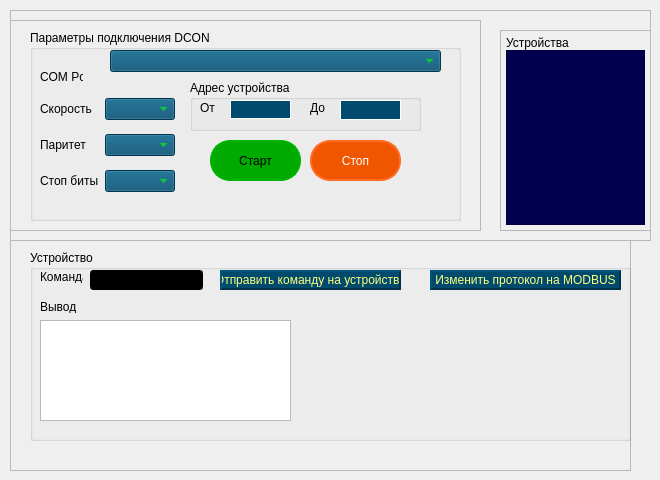
      <widget class="QWidget" name="tab_dcon_scan">
       <attribute name="title">
        <string>DCON Scan</string>
       </attribute>
       <widget class="QFrame" name="frame">
        <property name="geometry">
         <rect>
          <x>10</x>
          <y>240</y>
          <width>621</width>
          <height>231</height>
         </rect>
        </property>
        <property name="frameShape">
         <enum>QFrame::StyledPanel</enum>
        </property>
        <property name="frameShadow">
         <enum>QFrame::Raised</enum>
        </property>
        <widget class="QGroupBox" name="groupBox_device_dcon">
         <property name="geometry">
          <rect>
           <x>20</x>
           <y>10</y>
           <width>601</width>
           <height>191</height>
          </rect>
         </property>
         <property name="title">
          <string>Устройство</string>
         </property>
         <widget class="QLabel" name="label_command_dcon">
          <property name="geometry">
           <rect>
            <x>10</x>
            <y>20</y>
            <width>43</width>
            <height>13</height>
           </rect>
          </property>
          <property name="text">
           <string>Команда</string>
          </property>
         </widget>
         <widget class="QLineEdit" name="lineEdit_command_dcon">
          <property name="geometry">
           <rect>
            <x>60</x>
            <y>20</y>
            <width>113</width>
            <height>20</height>
           </rect>
          </property>
          <property name="contextMenuPolicy">
           <enum>Qt::NoContextMenu</enum>
          </property>
          <property name="styleSheet">
           <string notr="true">color: rgb(0, 255, 0);
background-color: rgb(0, 0, 0);
font: 10pt &quot;Terminal&quot;;</string>
          </property>
         </widget>
         <widget class="QPushButton" name="btn_send_command_dcon">
          <property name="geometry">
           <rect>
            <x>190</x>
            <y>20</y>
            <width>181</width>
            <height>20</height>
           </rect>
          </property>
          <property name="styleSheet">
           <string notr="true">QPushButton {
	background-color: rgb(0, 74, 109);
	color: rgb(255, 255, 127);
	border: none;
	border-left: 2px solid rgb(0, 83, 122);
	border-top: 2px solid rgb(0, 83, 122);
	border-right: 2px solid rgb(0, 50, 74);	
	border-bottom: 2px solid rgb(0, 50, 74);
}

QPushButton:hover {
	background-color: rgb(0, 74, 109);
	color:rgb(0, 255, 0);
}

QPushButton:pressed {
	background-color: rgb(0, 74, 109);
	color: rgb(0, 255, 0);
	border-left: 2px solid rgb(0, 64, 94);
	border-top: 2px solid rgb(0, 64, 94);
	border-right: 2px solid rgb(0, 83, 122);	
	border-bottom: 2px solid rgb(0, 83, 122);
}</string>
          </property>
          <property name="text">
           <string>Отправить команду на устройство</string>
          </property>
         </widget>
         <widget class="QPushButton" name="btn_change_protocol_dcon">
          <property name="geometry">
           <rect>
            <x>400</x>
            <y>20</y>
            <width>191</width>
            <height>20</height>
           </rect>
          </property>
          <property name="styleSheet">
           <string notr="true">QPushButton {
	background-color: rgb(0, 74, 109);
	color: rgb(255, 255, 127);
	border: none;
	border-left: 2px solid rgb(0, 83, 122);
	border-top: 2px solid rgb(0, 83, 122);
	border-right: 2px solid rgb(0, 50, 74);	
	border-bottom: 2px solid rgb(0, 50, 74);
}

QPushButton:hover {
	background-color: rgb(0, 74, 109);
	color:rgb(0, 255, 0);
}

QPushButton:pressed {
	background-color: rgb(0, 74, 109);
	color: rgb(0, 255, 0);
	border-left: 2px solid rgb(0, 64, 94);
	border-top: 2px solid rgb(0, 64, 94);
	border-right: 2px solid rgb(0, 83, 122);	
	border-bottom: 2px solid rgb(0, 83, 122);
}</string>
          </property>
          <property name="text">
           <string>Изменить протокол на MODBUS</string>
          </property>
         </widget>
         <widget class="QTableWidget" name="table_info_dev_dcon">
          <property name="geometry">
           <rect>
            <x>10</x>
            <y>70</y>
            <width>251</width>
            <height>101</height>
           </rect>
          </property>
          <property name="contextMenuPolicy">
           <enum>Qt::NoContextMenu</enum>
          </property>
         </widget>
         <widget class="QLabel" name="label_info_dcon">
          <property name="geometry">
           <rect>
            <x>10</x>
            <y>50</y>
            <width>43</width>
            <height>13</height>
           </rect>
          </property>
          <property name="text">
           <string>Вывод</string>
          </property>
         </widget>
        </widget>
       </widget>
       <widget class="QFrame" name="frame_3">
        <property name="geometry">
         <rect>
          <x>10</x>
          <y>10</y>
          <width>641</width>
          <height>231</height>
         </rect>
        </property>
        <property name="frameShape">
         <enum>QFrame::StyledPanel</enum>
        </property>
        <property name="frameShadow">
         <enum>QFrame::Raised</enum>
        </property>
        <widget class="QFrame" name="frame_2">
         <property name="geometry">
          <rect>
           <x>490</x>
           <y>20</y>
           <width>151</width>
           <height>201</height>
          </rect>
         </property>
         <property name="frameShape">
          <enum>QFrame::StyledPanel</enum>
         </property>
         <property name="frameShadow">
          <enum>QFrame::Raised</enum>
         </property>
         <layout class="QVBoxLayout" name="verticalLayout" stretch="0,0">
          <property name="spacing">
           <number>0</number>
          </property>
          <property name="leftMargin">
           <number>5</number>
          </property>
          <property name="topMargin">
           <number>5</number>
          </property>
          <property name="rightMargin">
           <number>5</number>
          </property>
          <property name="bottomMargin">
           <number>5</number>
          </property>
          <item>
           <widget class="QLabel" name="label_devices_dcon">
            <property name="text">
             <string>Устройства</string>
            </property>
           </widget>
          </item>
          <item>
           <widget class="QTableWidget" name="table_devices_dcon">
            <property name="contextMenuPolicy">
             <enum>Qt::NoContextMenu</enum>
            </property>
            <property name="styleSheet">
             <string notr="true">background-color: rgb(0, 0, 79);
color: rgb(0, 255, 0);</string>
            </property>
           </widget>
          </item>
         </layout>
        </widget>
        <widget class="QFrame" name="frame_4">
         <property name="geometry">
          <rect>
           <x>0</x>
           <y>10</y>
           <width>471</width>
           <height>211</height>
          </rect>
         </property>
         <property name="frameShape">
          <enum>QFrame::StyledPanel</enum>
         </property>
         <property name="frameShadow">
          <enum>QFrame::Raised</enum>
         </property>
         <widget class="QGroupBox" name="groupBox_parameters_dcon">
          <property name="geometry">
           <rect>
            <x>20</x>
            <y>10</y>
            <width>431</width>
            <height>191</height>
           </rect>
          </property>
          <property name="styleSheet">
           <string notr="true"/>
          </property>
          <property name="title">
           <string>Параметры подключения DCON</string>
          </property>
          <widget class="QComboBox" name="comboBox_com_port_dcon">
           <property name="geometry">
            <rect>
             <x>80</x>
             <y>20</y>
             <width>331</width>
             <height>22</height>
            </rect>
           </property>
           <property name="contextMenuPolicy">
            <enum>Qt::NoContextMenu</enum>
           </property>
           <property name="styleSheet">
            <string notr="true">background-color: rgb(0, 74, 109);
color: rgb(4, 255, 0);</string>
           </property>
          </widget>
          <widget class="QLabel" name="label">
           <property name="geometry">
            <rect>
             <x>10</x>
             <y>40</y>
             <width>43</width>
             <height>13</height>
            </rect>
           </property>
           <property name="text">
            <string>COM Port</string>
           </property>
          </widget>
          <widget class="QGroupBox" name="groupBox_address_dcon">
           <property name="geometry">
            <rect>
             <x>160</x>
             <y>50</y>
             <width>231</width>
             <height>51</height>
            </rect>
           </property>
           <property name="title">
            <string>Адрес устройства</string>
           </property>
           <widget class="QLineEdit" name="lineEdit_to_dcon">
            <property name="geometry">
             <rect>
              <x>150</x>
              <y>20</y>
              <width>61</width>
              <height>20</height>
             </rect>
            </property>
            <property name="contextMenuPolicy">
             <enum>Qt::NoContextMenu</enum>
            </property>
            <property name="styleSheet">
             <string notr="true">QLineEdit {
border: 1px solid rgb(255, 255, 255);
background-color: rgb(0, 74, 109);
color: rgb(4, 255, 0);
}</string>
            </property>
           </widget>
           <widget class="QLineEdit" name="lineEdit_from_dcon">
            <property name="geometry">
             <rect>
              <x>40</x>
              <y>20</y>
              <width>61</width>
              <height>19</height>
             </rect>
            </property>
            <property name="contextMenuPolicy">
             <enum>Qt::NoContextMenu</enum>
            </property>
            <property name="styleSheet">
             <string notr="true">QLineEdit {
border: 1px solid rgb(255, 255, 255);
background-color: rgb(0, 74, 109);
color: rgb(4, 255, 0);
}</string>
            </property>
           </widget>
           <widget class="QLabel" name="label_from_dcon">
            <property name="geometry">
             <rect>
              <x>10</x>
              <y>20</y>
              <width>21</width>
              <height>16</height>
             </rect>
            </property>
            <property name="text">
             <string>От</string>
            </property>
           </widget>
           <widget class="QLabel" name="label_to_dcon">
            <property name="geometry">
             <rect>
              <x>120</x>
              <y>20</y>
              <width>21</width>
              <height>16</height>
             </rect>
            </property>
            <property name="text">
             <string>До</string>
            </property>
           </widget>
          </widget>
          <widget class="QWidget" name="gridLayoutWidget_2">
           <property name="geometry">
            <rect>
             <x>10</x>
             <y>60</y>
             <width>135</width>
             <height>111</height>
            </rect>
           </property>
           <layout class="QGridLayout" name="gridLayout">
            <item row="0" column="0">
             <widget class="QLabel" name="label_speed_dcon">
              <property name="text">
               <string>Скорость</string>
              </property>
             </widget>
            </item>
            <item row="2" column="0">
             <widget class="QLabel" name="label_s_bits_dcon">
              <property name="text">
               <string>Стоп биты</string>
              </property>
             </widget>
            </item>
            <item row="1" column="0">
             <widget class="QLabel" name="label_parity_dcon">
              <property name="text">
               <string>Паритет</string>
              </property>
             </widget>
            </item>
            <item row="0" column="1">
             <widget class="QComboBox" name="comboBox_speed_dcon">
              <property name="contextMenuPolicy">
               <enum>Qt::NoContextMenu</enum>
              </property>
              <property name="styleSheet">
               <string notr="true">background-color: rgb(0, 74, 109);
color: rgb(4, 255, 0);</string>
              </property>
             </widget>
            </item>
            <item row="1" column="1">
             <widget class="QComboBox" name="comboBox_parity_dcon">
              <property name="contextMenuPolicy">
               <enum>Qt::NoContextMenu</enum>
              </property>
              <property name="styleSheet">
               <string notr="true">background-color: rgb(0, 74, 109);
color: rgb(4, 255, 0);</string>
              </property>
             </widget>
            </item>
            <item row="2" column="1">
             <widget class="QComboBox" name="comboBox_s_bit_dcon">
              <property name="contextMenuPolicy">
               <enum>Qt::NoContextMenu</enum>
              </property>
              <property name="styleSheet">
               <string notr="true">QComboBox {
background-color: rgb(0, 74, 109);
color: rgb(4, 255, 0);
}</string>
              </property>
             </widget>
            </item>
           </layout>
          </widget>
          <widget class="QPushButton" name="btn_start_dcon">
           <property name="geometry">
            <rect>
             <x>180</x>
             <y>110</y>
             <width>91</width>
             <height>41</height>
            </rect>
           </property>
           <property name="sizePolicy">
            <sizepolicy hsizetype="Expanding" vsizetype="Fixed">
             <horstretch>0</horstretch>
             <verstretch>0</verstretch>
            </sizepolicy>
           </property>
           <property name="styleSheet">
            <string notr="true">QPushButton {
	background-color: rgb(0, 170, 0);
	border: none;
	border-left: 2px solid rgb(0, 180, 0);
	border-top: 2px solid rgb(0, 180, 0);
	border-right: 2px solid rgb(0, 180, 0);	
	border-bottom: 2px solid rgb(0, 180, 0);
	font: 75 10pt &quot;Georgia&quot;;
	color: rgb(0, 0, 0);
	border-radius: 20px;
}

QPushButton:hover {
	background-color: rgb(0, 160, 0);
	border-left: 2px solid rgb(0, 160, 0);
	border-top: 2px solid rgb(0, 160, 0);
	border-right: 2px solid rgb(0, 160, 0);	
	border-bottom: 2px solid rgb(0, 160, 0);
}

QPushButton:pressed {
	background-color: rgb(0, 180, 0);
	border-left: 2px solid rgb(0, 130, 0);
	border-top: 2px solid rgb(0, 130, 0);
	border-right: 2px solid rgb(0, 130, 0);	
	border-bottom: 2px solid rgb(0, 130, 0);
}
</string>
           </property>
           <property name="text">
            <string>Старт</string>
           </property>
          </widget>
          <widget class="QPushButton" name="btn_stop_dcon">
           <property name="geometry">
            <rect>
             <x>280</x>
             <y>110</y>
             <width>91</width>
             <height>41</height>
            </rect>
           </property>
           <property name="styleSheet">
            <string notr="true">QPushButton {
	background-color: rgb(240, 85, 0);
	color: rgb(255, 255, 255);
	border: none;
	border-left: 2px solid rgb(255, 108, 35);
	border-top: 2px solid rgb(255, 108, 35);
	border-right: 2px solid rgb(255, 108, 35);	
	border-bottom: 2px solid rgb(255, 108, 35);
	font: 75 10pt &quot;Georgia&quot;;
	border-radius: 20px;
}

QPushButton:hover {
	background-color: rgb(230, 85, 0);
	border-left: 2px solid rgb(230, 85, 0);
	border-top: 2px solid rgb(230, 85, 0);
	border-right: 2px solid rgb(230, 85, 0);	
	border-bottom: 2px solid rgb(230, 85, 0);
}

QPushButton:pressed {
	background-color: rgb(250, 85, 0);
	border-left: 2px solid rgb(180, 60, 0);
	border-top: 2px solid rgb(180, 60, 0);
	border-right: 2px solid rgb(180, 60, 0);	
	border-bottom: 2px solid rgb(180, 60, 0);
}</string>
           </property>
           <property name="text">
            <string>Стоп</string>
           </property>
          </widget>
         </widget>
        </widget>
       </widget>
      </widget>
